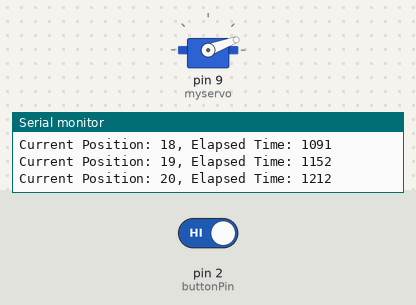
The sketch below on a simulated Arduino Uno, built with avr-gcc and run on an emulated ATmega328P. Shown: servo, the last lines printed to the serial monitor. Inputs (shaded band) come from the test bench; at power-on: pin 2 (buttonPin) HIGH. Random numbers use the default seed unless the sketch sets one.

Above: at 1.22 s.
At 4.79 s:
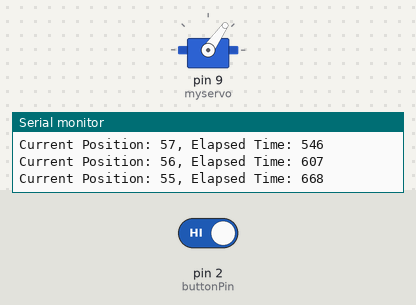
4.8 s: pin 2 (buttonPin) driven LOW
At 9.2 s:
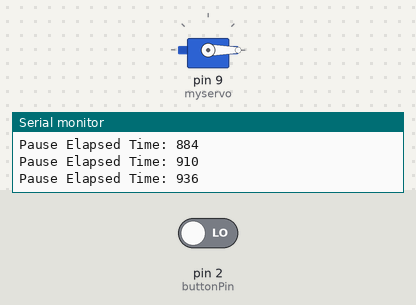
Timing chart, 0 to 10.7 s (numbered marks = the images above; inputs shaded):
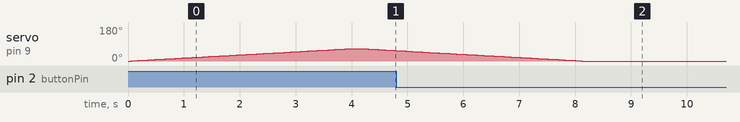

The sketch:

ServoMotorControl_ver1.0.ino
```cpp
#include <Servo.h>
#include <avr/sleep.h>
#include <avr/wdt.h>

Servo myservo;
int pos = 0;
int targetPos;
unsigned long startTime;
unsigned long elapsedTime;
int pauseDuration = 0;
int sleepDuration = 0;
int sleepLoop = 0;
const int totalMovementDuration = 8000;
const int movementDuration = totalMovementDuration / 2;
const int buttonPin = 2;
volatile char sleepCnt = 0; // Counter for sleep duration

void setup() {
    Serial.begin(9600);
    myservo.attach(9);
    randomSeed(analogRead(0));
    pinMode(buttonPin, INPUT_PULLUP);

}

void loop() {
    int randomIndex = random(3);

    if (randomIndex == 0)
        targetPos = 22;
    else if (randomIndex == 1)
        targetPos = 44;
    else
        targetPos = 66;

    Serial.print("Target Position: ");
    Serial.println(targetPos);

    startTime = millis();
    moveServo(targetPos);

    if (digitalRead(buttonPin) == LOW) {
        pauseDuration = 10000;
        sleepDuration = 10000;
    } else {
        pauseDuration = 20000;
        sleepDuration = 20000;
    }

    unsigned long pauseStartTime = millis();
    while (millis() - pauseStartTime < pauseDuration) {
        elapsedTime = millis() - pauseStartTime;
        Serial.print("Pause Elapsed Time: ");
        Serial.println(elapsedTime);
        delay(1);
    }

     // Set sleep counter based on sleep duration
     sleepLoop = sleepDuration / 8000; // Convert milliseconds to seconds

    // Disable the ADC (Analog to digital converter, pins A0 [14] to A5 [19])
    static byte prevADCSRA = ADCSRA;
    ADCSRA = 0;

    set_sleep_mode(SLEEP_MODE_PWR_DOWN);
    sleep_enable();

    while (sleepCnt < sleepLoop) {

      // Turn of Brown Out Detection (low voltage). This is automatically re-enabled upon timer interrupt
      sleep_bod_disable();

      // Ensure we can wake up again by first disabling interrupts (temporarily) so
      // the wakeISR does not run before we are asleep and then prevent interrupts,
      // and then defining the ISR (Interrupt Service Routine) to run when poked awake by the timer
      noInterrupts();

      // clear various "reset" flags
      MCUSR = 0;  // allow changes, disable reset
      WDTCSR = bit (WDCE) | bit(WDE); // set interrupt mode and an interval
      WDTCSR = bit (WDIE) | bit (WDP3) | bit (WDP0);   //| bit(WDP0);    // set WDIE, and 8 second delay
      wdt_reset();

      // Send a message just to show we are about to sleep
      Serial.println("Good night!");
      Serial.flush();

      // Allow interrupts now
      interrupts();

      // And enter sleep mode as set above
      sleep_cpu();
    }

  // --------------------------------------------------------
  // µController is now asleep until woken up by an interrupt
  // --------------------------------------------------------

  // Prevent sleep mode, so we don't enter it again, except deliberately, by code
  sleep_disable();

  // Wakes up at this point when timer wakes up µC
  Serial.println("I'm awake!");

  // Reset sleep counter
  sleepCnt = 0;

  // Re-enable ADC if it was previously running
  ADCSRA = prevADCSRA;


}

ISR (WDT_vect) {

    // Turn off watchdog, we don't want it to do anything (like resetting this sketch)
    wdt_disable();

    // Increment the WDT interrupt count
    sleepCnt++;

    // Now we continue running the main Loop() just after we went to sleep
}

void moveServo(int target) {
    int increment;
    int totalSteps;
    int currentPos = pos;

    if (target > pos) {
        totalSteps = target - pos;
        increment = 1;
    } else {
        totalSteps = pos - target;
        increment = -1;
    }

    unsigned long stepDuration = movementDuration / totalSteps;

    while (currentPos != target) {
        elapsedTime = millis() - startTime;
        int stepsElapsed = elapsedTime / stepDuration;
        currentPos = pos + (stepsElapsed * increment);
        myservo.write(currentPos);

        Serial.print("Current Position: ");
        Serial.print(currentPos);
        Serial.print(", Elapsed Time: ");
        Serial.println(elapsedTime);

        delay(stepDuration);
    }

    pos = target;

    delay(50);

    Serial.println("Returning to 0");

    startTime = millis();

    while (currentPos != 0) {
        elapsedTime = millis() - startTime;
        int stepsElapsed = elapsedTime / stepDuration;
        currentPos = target - (stepsElapsed * increment);
        myservo.write(currentPos);

        Serial.print("Current Position: ");
        Serial.print(currentPos);
        Serial.print(", Elapsed Time: ");
        Serial.println(elapsedTime);

        delay(stepDuration);
    }

    pos = 0;
}
```
